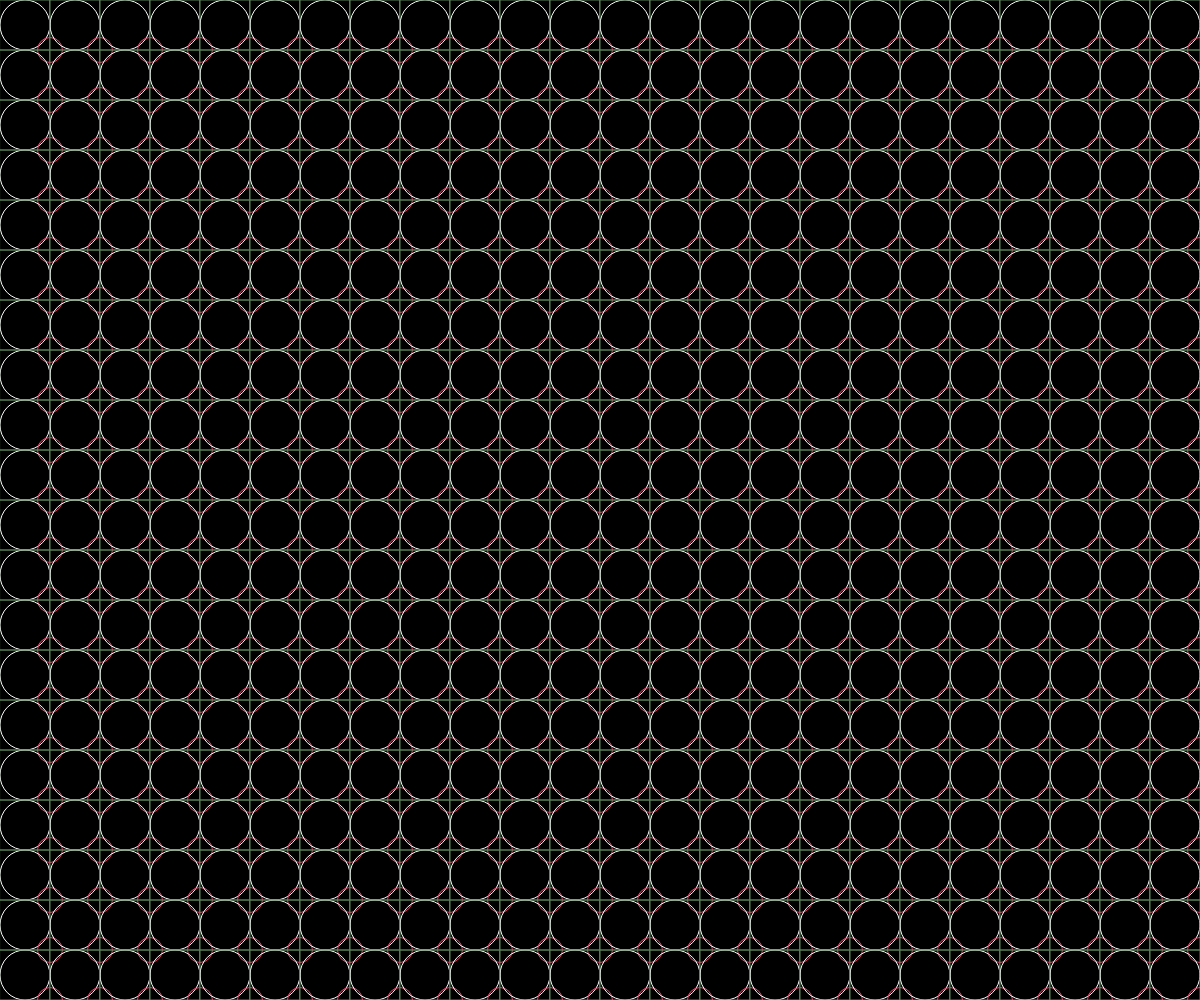
Frame 1 (no input)
Frame 60 (no input): identical to frame 1, image omitted
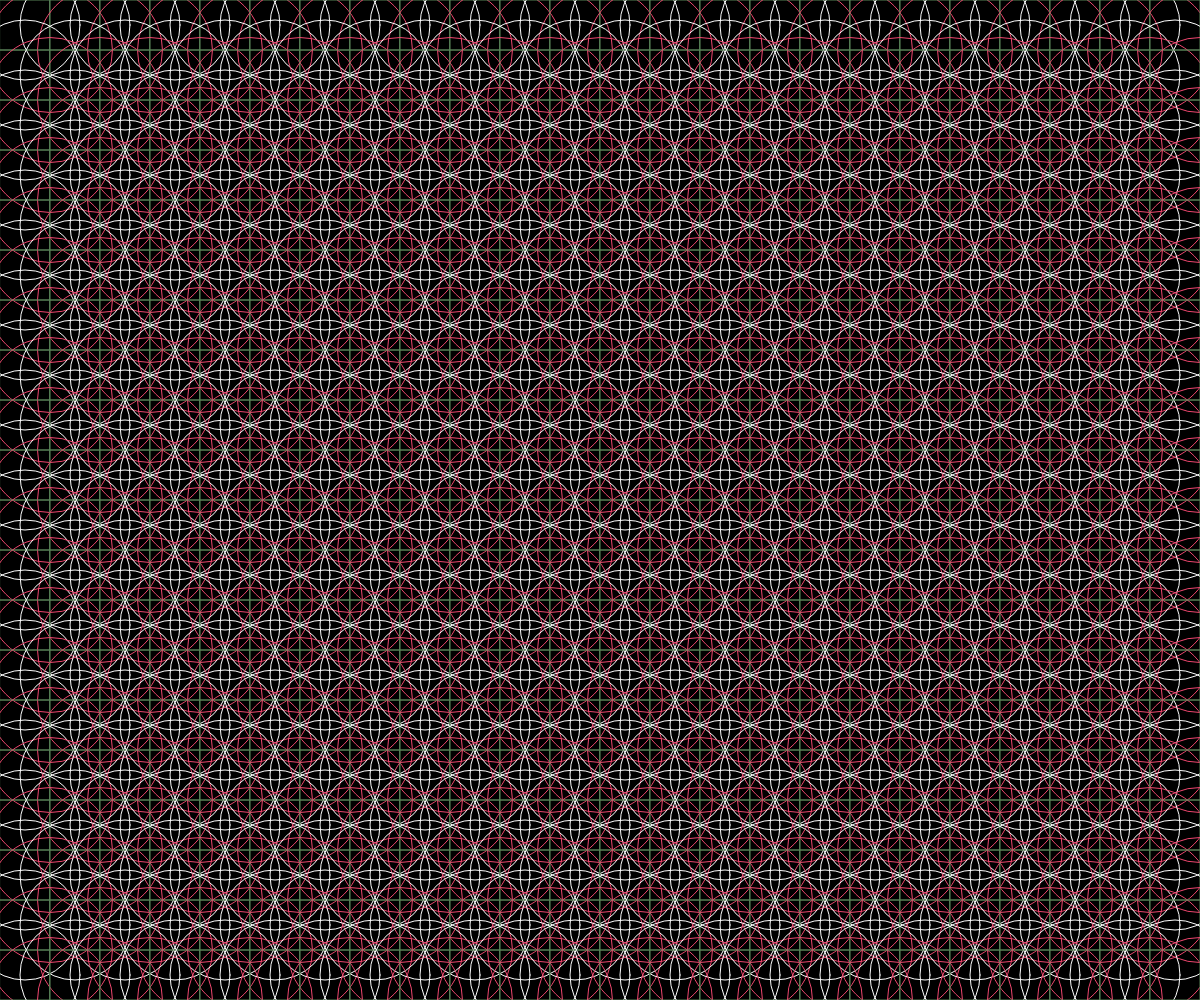
Frame 120 (the mouse pressed at the canvas centre since frame 60)

The p5.js sketch that drew these frames (run headless with seeded random() and noise() and a simulated clock; from frame 60 on, the mouse is pressed at the canvas centre):

// p5.js sketch
// ── sketch.js
function setup() {
  createCanvas(windowWidth, windowHeight);
}

function draw() {
  background(0);//背景黑色
  stroke(255)//框線顏色(255是白色)
  noFill();//不要充滿顏色
  rectMode(CENTER)//以方框中心點為座標點

  // ellipse(25,25,50)//在座標(25,25)畫一個直徑50的圓
  // rect(25,25,50)//方框座標
  // ellipse(50,50,25)

  // ellipse(25+50,25,50)//在座標(25,25)畫一個直徑50的圓
  // rect(25+50,25,50)//方框座標
  // ellipse(50+50,50,25)

  // ellipse(25+(2*50),25,50)//在座標(25,25)畫一個直徑50的圓
  // rect(25+(2*50),25,50)//方框座標
  // ellipse(50+(2*50),50,25)

  // ellipse(25+(3*50),25,50)//在座標(25,25)畫一個直徑50的圓
  // rect(25+(3*50),25,50)//方框座標
  // ellipse(50+(3*50),50,25)

  // ellipse(25+(4*50),25,50)//在座標(25,25)畫一個直徑50的圓
  // rect(25+(4*50),25,50)//方框座標
  // ellipse(50+(4*50),50,25)

  // ellipse(25+(5*50),25,50)//在座標(25,25)畫一個直徑50的圓
  // rect(25+(5*50),25,50)//方框座標
  // ellipse(50+(5*50),50,25)

  // for(var i =0;i<(width/50);i=i+1)//i++ ==>1=1+1
  // {
  //   ellipse(25+(i*50),25,50)//在座標(25,25)畫一個直徑50的圓
  //   rect(25+(i*50),25,50)//方框座標
  //   ellipse(50+(i*50),50,25)
  // }

  // for(var i =0;i<(width/50);i=i+1)//i++ ==>1=1+1
  // {
  //   ellipse(25+(i*50),25+50,50)//在座標(25,25)畫一個直徑50的圓
  //   rect(25+(i*50),25+50,50)//方框座標
  //   ellipse(50+(i*50),50+50,25)
  // }

  // for(var i =0;i<(width/50);i=i+1)//i++ ==>1=1+1
  // {
  //   ellipse(25+(i*50),25+(2*50),50)//在座標(25,25)畫一個直徑50的圓
  //   rect(25+(i*50),25+(2*50),50)//方框座標
  //   ellipse(50+(i*50),50+(2*50),25)
  // }

  // for(var i =0;i<(width/50);i=i+1)//i++ ==>1=1+1
  // {
  //   ellipse(25+(i*50),25+(3*50),50)//在座標(25,25)畫一個直徑50的圓
  //   rect(25+(i*50),25+(3*50),50)//方框座標
  //   ellipse(50+(i*50),50+(3*50),25)
  // }

  for(var j=0;j<(height/50);j++){
    for(var i=0;i<(width/50);i=i+1)
    {
        ellipse(25+(i*50),25+(j*50),50+mouseX/10)//在座標(25,25)畫一個直徑50的圓
        stroke("#588157")
        rect(25+(i*50),25+(j*50),50)//方框座標
        stroke("#ef476f")
        ellipse(50+(i*50),50+(j*50),25+mouseY/5)
        stroke(255)
      }

    }
}
